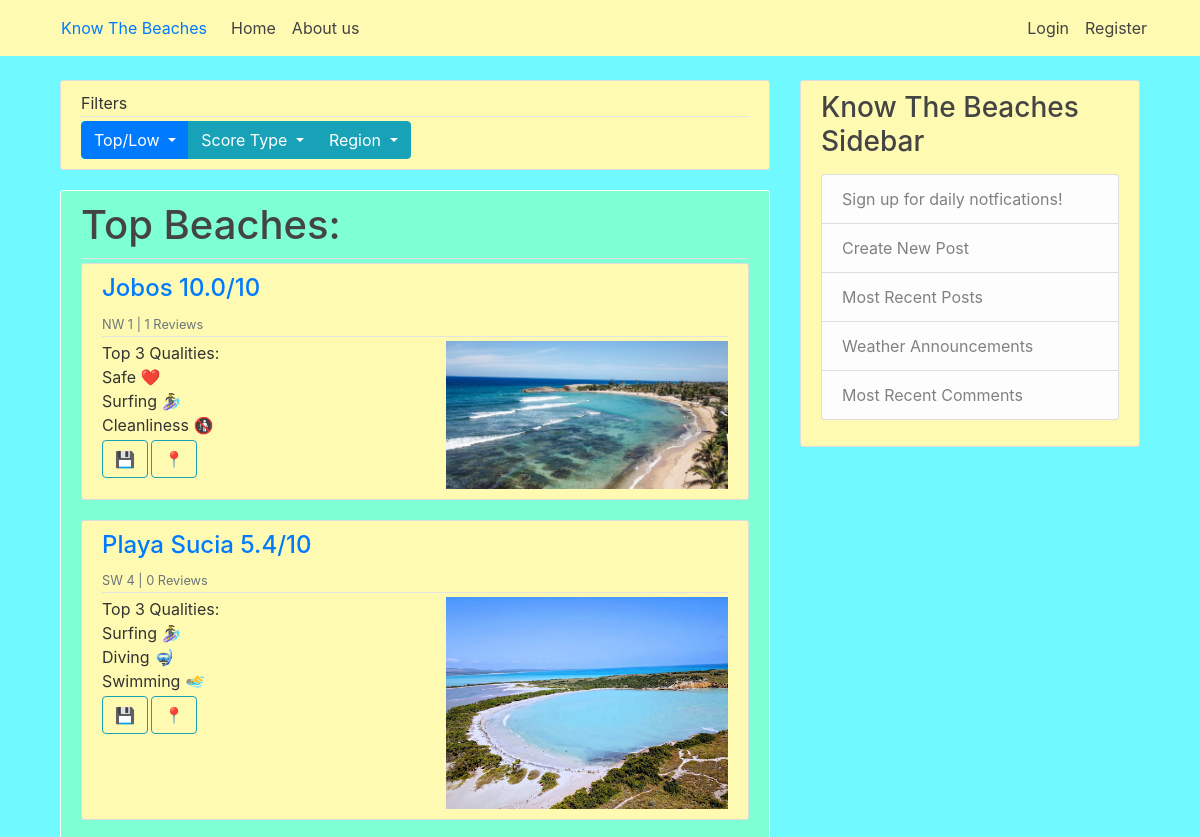
Before: / (upper part) with the older database file.
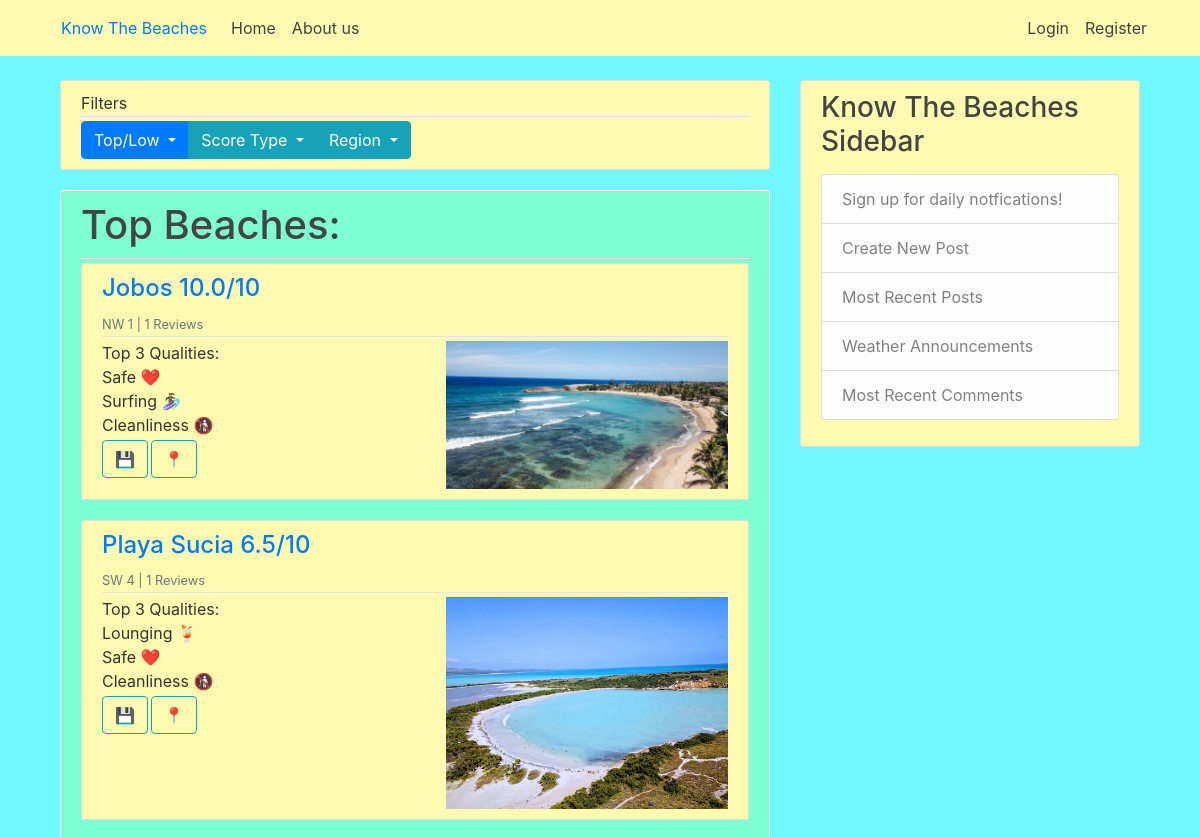
After: the same page with the newer database file.
### beach/models.py (models this page shows, shortened)
class Beach(models.Model):
    name = models.CharField(max_length = 60)
    img = models.ImageField(upload_to='beach_pic', null = True)
    region = models.CharField(max_length = 2, choices=CHOICE_REGIONS) # N, NE, E, SE, S, SW, W, NW
    overallRating = models.DecimalField(max_digits=3, decimal_places=1, null = True, default=0)
    swimRating = models.DecimalField(max_digits=3, decimal_places=1, null = True, default=0)
    diveRating = models.DecimalField(max_digits=3, decimal_places=1, null = True, default=0)
    surfRating = models.DecimalField(max_digits=3, decimal_places=1, null = True, default=0)
    loungeRating = models.DecimalField(max_digits=3, decimal_places=1, null = True, default=0)
    boatRating = models.DecimalField(max_digits=3, decimal_places=1, null = True, default=0)
    isCleanRating = models.DecimalField(max_digits=3, decimal_places=1, null = True, default=0)
    safetyRating = models.DecimalField(max_digits=3, decimal_places=1, null = True, default=0)
    lifeguardRating = models.CharField(max_length = 3, choices=CHOICE_AVAILABLE, default= 'No')

### home/views.py (the view)
# urls.py: path('', views.home, name = 'home'),
def home(request):
    beachesCommentAmount = {}
    beachesTopActivities = {}
    for beach in topOverallBeaches:
        beachesCommentAmount[str(beach.name)] = Comment.objects.filter(beach__name=beach.name).count()
        ratings = [beach.swimRating, beach.diveRating, beach.surfRating, beach.loungeRating, beach.boatRating, beach.isCleanRating, beach.safetyRating]
        names = ["Swimming 🏊‍♂️", "Diving 🤿", "Surfing 🏄‍♀️", "Lounging 🍹", "Boating 🛥️", "Cleanliness 🚯", "Safe ❤️"]
        topActivitiesTuple = sorted(zip(ratings, names), reverse=True)[:3] #Retrieve the names of the top rated beaches
        topActivities = [topActivitiesTuple[0][1], topActivitiesTuple[1][1], topActivitiesTuple[2][1]]
        beachesTopActivities[str(beach.name)] = topActivities
    context = {
        'topOverallBeaches' : topOverallBeaches,
        'beachesCommentAmount' : beachesCommentAmount,
        'beachesTopActivities' : beachesTopActivities
    }
    return render(request, 'home/home.html', context)

### templates/home/home.html (shortened to what this page needs)
{% extends "base.html" %}
{% block content %}
<article class="media content-section">
  <div class="media-body">
    <div class="article-metadata">
      Filters
    </div>
    <div>
      <div class="btn-group" role="group" aria-label="Button Group with Dropdown">
        <div class="btn-group">
          <button class="btn btn-primary dropdown-toggle" type="button" id="dropdownMenuButton1" data-toggle="dropdown" aria-haspopup="true" aria-expanded="false">
            Top/Low
          </button>
        </div>
        <div class="btn-group">
          <button class="btn btn-info dropdown-toggle" type="button" id="dropdownMenuButton2" data-toggle="dropdown" aria-haspopup="true" aria-expanded="false">
            Score Type
          </button>
        </div>
        <div class="btn-group">
          <button class="btn btn-info dropdown-toggle" type="button" id="dropdownMenuButton3" data-toggle="dropdown" aria-haspopup="true" aria-expanded="false">
            Region
          </button>
      </div>
    </div>
  </div>
</article>
<article class="media content-section" style="background-color: aquamarine; border-color: white;">
  <div class="media-body">
    <div class="article-metadata">
      <h1>Top Beaches: </h1>
    </div>
    {% for beach in topOverallBeaches %}
    <article class="media content-section">
        <div class="media-body">
          <div class="article-metadata">
            <h4><a class="mr-2" href="{% url 'beach' beach.name %}">{{ beach.name | title}} {{ beach.overallRating }}/10 </a> </h4>
            <div><small class="text-muted">{{ beach.region }} {{beach.id}} | {{ beachesCommentAmount|get:beach.name}} Reviews</small></div>
          </div>
          <div>
            <img src="{{beach.img.url}}" alt="image not found" width="45%" align="right"> Top 3 Qualities:
            {% for activity in beachesTopActivities|get:beach.name%}
              <br> {{activity}}
            {% endfor %}
          </div>
          <div>
            <div class="form-inline">
              <form class="form-inline" role="form" action="add/{{beach.name}}">
                <div class="form-group">
                  <button class="btn btn-outline-info" type="btn">💾</button>
                </div>
              </form>
              <a class="article-content"><a href="/#">
                  <button style="margin: 3px" class="btn btn-outline-info" type="btn"> 📍 </button> </a> </a>
            </div>
          </div>
        </div>
      </article>
      {% endfor %}
    </div>
  </article>
{% endblock content %}

Changed rows visible on the page:
changed Beach "Playa Sucia": overallRating "5.4" → "6.5"; name "0" → "1"
Other visible differences:
new list line: "Lounging 🍹"
new list line: "Safe ❤️"
new list line: "Cleanliness 🚯"
list line gone: "Surfing 🏄‍♀️"
list line gone: "Diving 🤿"
list line gone: "Swimming 🏊‍♂️"
